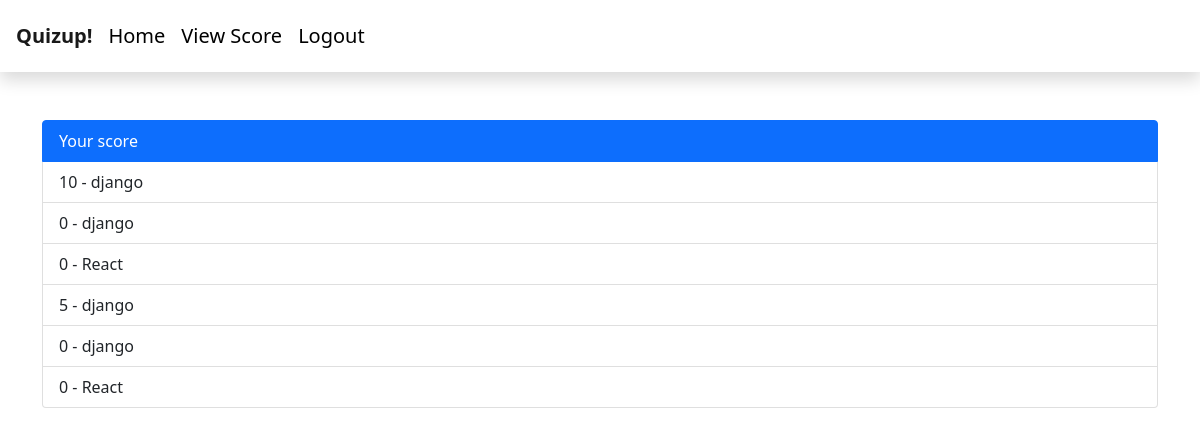
Page /view_score (signed in) on the committed database.
### questions/models.py (models this page shows, shortened)
class ScoreBoard(models.Model):
    course = models.ForeignKey(Course, on_delete=models.CASCADE)
    user = models.ForeignKey(User, on_delete=models.CASCADE)
    score = models.IntegerField()

class Course(models.Model):
    course_name=models.CharField(max_length=100)

### questions/views.py (the view)
# urls.py: path('view_score',views.view_score,name='view_score'),
@login_required(login_url='/login')
def view_score(request):
    user = request.user
    score = ScoreBoard.objects.filter(user=user)
    context = {'score' : score}
    return render(request,'score.html' , context)

### templates/score.html (shortened to what this page needs)
{% extends "base.html" %}
{% block content %}
<div class="container mt-5">
    <ul class="list-group">
        <li class="list-group-item active">Your score</li>
        {% for s in score %}
        <li class="list-group-item ">{{s.score}} - {{s.course.course_name}}</li>
        {% endfor %}
      </ul>
    </div>
{% endblock %}

### templates/base.html (shortened to what this page needs)
<!DOCTYPE html>
<html lang="en">
<head>
    <link href="https://cdn.jsdelivr.net/npm/bootstrap@5.1.3/dist/css/bootstrap.min.css" rel="stylesheet">
</head>
<body>
  <nav class="navbar navbar-expand-lg navbar-light  shadow p-3" >
    <a class="navbar-brand" href="#"><b>Quizup!</b></a>
    <div class="collapse navbar-collapse" id="navbarNav">
      <ul class="navbar-nav text-right float-right">
          <a style="color: black;" class="navbar-brand " href="/">Home </a>
        {% if not request.user.is_authenticated %}
        <a style="color: black;" class="navbar-brand "  href="{% url 'login_attempt' %}">
            Login
        </a>
        <a style="color: black;" class="navbar-brand " href="{% url 'register_attempt' %}">
          Register
      </a>
      {% else %}
      <a style="color: black;" class="navbar-brand"   href="{% url 'view_score' %}">
        View Score
    </a>
      <a style="color: black;" class="navbar-brand " href="{% url 'logout_attempt' %}">
        Logout
    </a>
    {% endif %}
      </ul>
    </div>
  </nav>
   {% block content %}
   {% endblock %}
</body>
</html>

### rows in the picture
ScoreBoard: score "10", course.course_name "django"
ScoreBoard: score "0", course.course_name "django"
ScoreBoard: score "0", course.course_name "React"
ScoreBoard: score "5", course.course_name "django"
ScoreBoard: score "0", course.course_name "django"
ScoreBoard: score "0", course.course_name "React"
